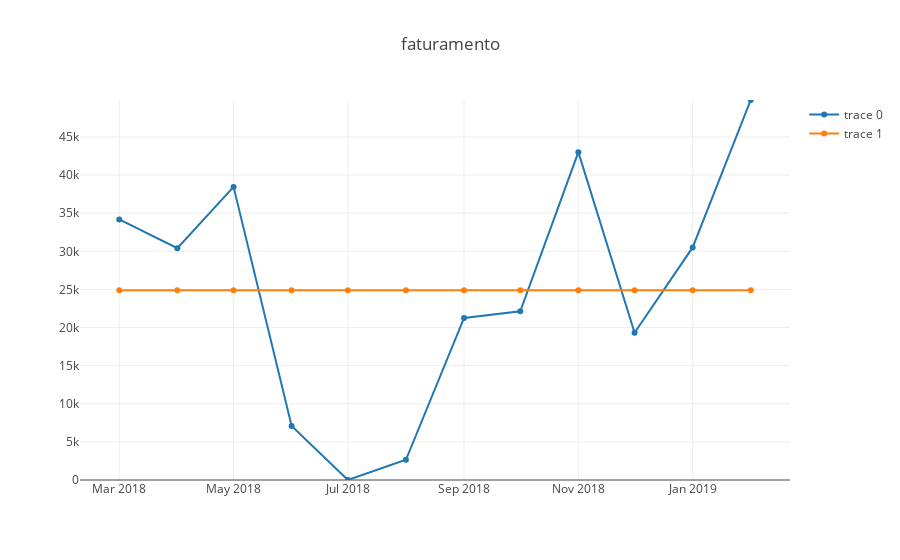

Notebook code cell kept with this figure:
### Code cell
trace = go.Scatter(
    x  = dt['data'],
    y = dt['valor'],
)
trace2 = go.Scatter(
    x  = dt['data'],
    y = [dt['valor'].mean()]*len(dt),
)

layout = go.Layout(title='faturamento', yaxis=dict(range=[0, dt['valor'].max()]))
fig = go.Figure(data = [trace, trace2], layout = layout)
iplot(fig)

### Figure 1 — Plotly figure (JSON) as saved in the notebook; plotly's stock layout.template omitted (floating-point values rounded to 4 significant figures)
{"data": [{"type": "scatter", "uid": "735d6869-bfb2-4fd3-b7de-1fd4ac292e88", "x": ["2018-03-01", "2018-04-01", "2018-05-01", "2018-06-01", "2018-07-01", "2018-08-01", "2018-09-01", "2018-10-01", "2018-11-01", "2018-12-01", "2019-01-01", "2019-02-01"], "y": [34180.0, 30410.0, 38450.0, 7083.0, 0, 2653.0, 21260.0, 22130.0, 43010.0, 19310.0, 30510.0, 49850.0]}, {"type": "scatter", "uid": "9f6d363c-62bc-4568-a63e-9d347551eb9a", "x": ["2018-03-01", "2018-04-01", "2018-05-01", "2018-06-01", "2018-07-01", "2018-08-01", "2018-09-01", "2018-10-01", "2018-11-01", "2018-12-01", "2019-01-01", "2019-02-01"], "y": [24900.0, 24900.0, 24900.0, 24900.0, 24900.0, 24900.0, 24900.0, 24900.0, 24900.0, 24900.0, 24900.0, 24900.0]}], "layout": {"title": {"text": "faturamento"}, "yaxis": {"range": [0, 49850.0]}}}
